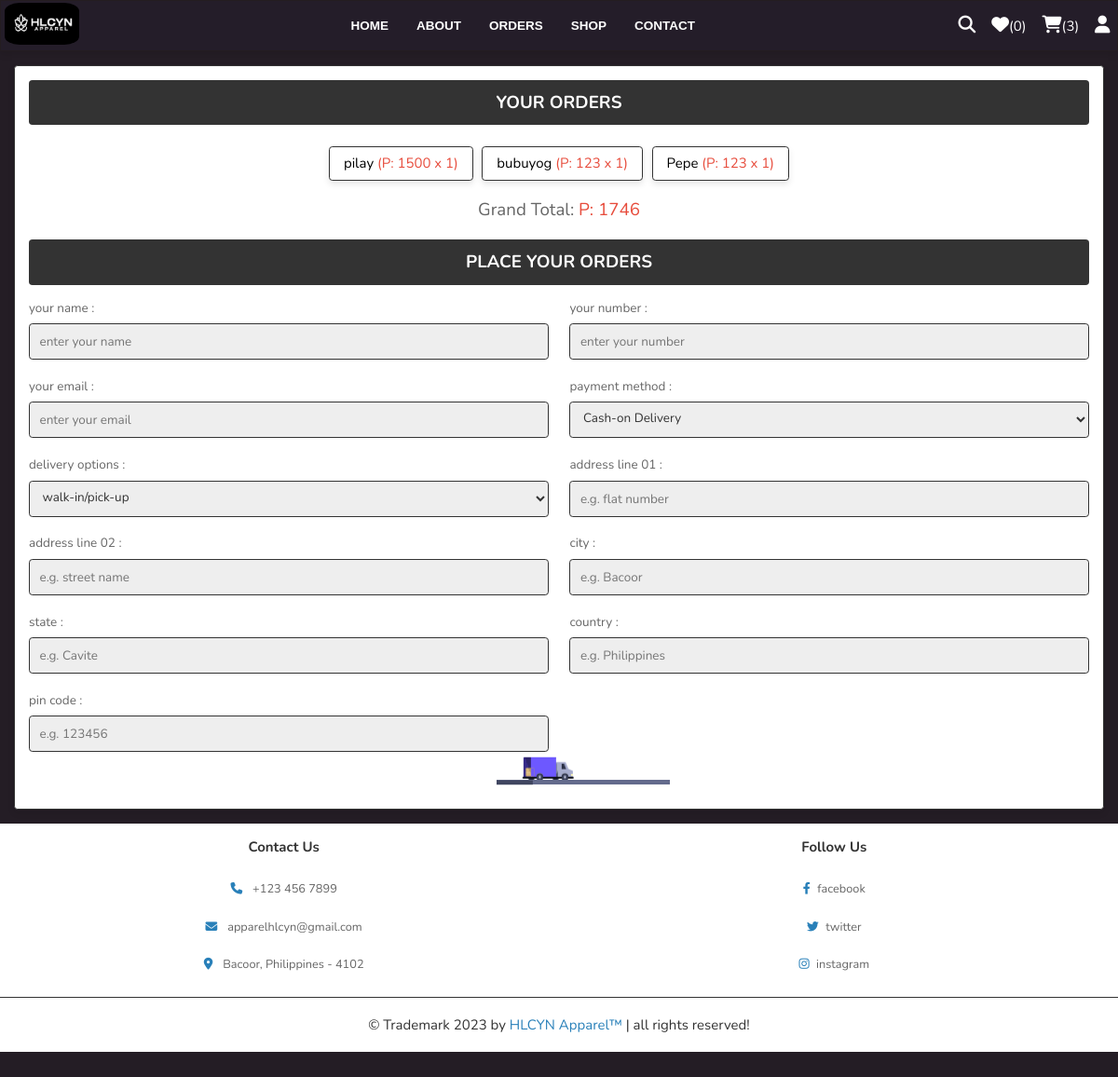
Screenshot of /CheckoutWithAnim.php (signed in) with the database file from the repository.
### tables this page shows
CREATE TABLE `cart` (
  `id` int(100) NOT NULL,
  `user_id` int(100) NOT NULL,
  `pid` int(100) NOT NULL,
  `name` varchar(100) NOT NULL,
  `price` int(10) NOT NULL,
  `quantity` int(10) NOT NULL,
  `image` varchar(100) NOT NULL,
  `stock_level` int(11) NOT NULL
);

### CheckoutWithAnim.php (the view, shortened to what this page needs)
<?php
include 'components/connect.php';
if(isset($_SESSION['user_id'])){
   $user_id = $_SESSION['user_id'];
}else{
   $user_id = '';
   header('location:user_login.php');
};
?>
<!DOCTYPE html>
<html lang="en">
<head>
   <link rel="stylesheet" href="https://cdnjs.cloudflare.com/ajax/libs/font-awesome/6.1.1/css/all.min.css">
   <link rel="stylesheet" href="css/style.css">
   <link rel="stylesheet" href="css/truckanim.css">
</head>
<body>
<?php include 'components/user_header.php'; ?>
<section class="checkout-orders">
   <form action="" method="POST" onsubmit="myFunc();">
      <h3>your orders</h3>
      <div class="display-orders">
      <?php
         $grand_total = 0;
         $select_cart = $conn->prepare("SELECT * FROM `cart` WHERE user_id = ?");
         $select_cart->execute([$user_id]);
         if($select_cart->rowCount() > 0){
            while($fetch_cart = $select_cart->fetch(PDO::FETCH_ASSOC)){
               $grand_total += ($fetch_cart['price'] * $fetch_cart['quantity']);
      ?>
         <p> <?= $fetch_cart['name']; ?> <span>(<?= 'P: '.$fetch_cart['price'].' x '. $fetch_cart['quantity']; ?>)</span> </p>
      <?php
            }
         }else{
            echo '<p class="empty">Your cart is empty!</p>';
         }
      ?>
         <div class="grand-total">Grand Total: <span>P: <?= $grand_total; ?></span></div>
      </div>
      <h3>place your orders</h3>
      <div class="flex">
         <div class="inputBox">
            <span>your name :</span>
            <input type="text" name="name" placeholder="enter your name" class="box"  maxlength="20" required>
         </div>
         <div class="inputBox">
            <span>your number :</span>
            <input type="number" name="number" placeholder="enter your number" class="box" min="0"  max="9999999999" onkeypress="if(this.value.length == 10) return false;" required>
         </div>
         <div class="inputBox">
            <span>your email :</span>
            <input type="email" name="email" placeholder="enter your email" class="box"  maxlength="50" required>
         </div>
         <div class="inputBox">
            <span>payment method :</span>
            <select name="method" class="box"  required>
               <option value="Cash-on Delivery">Cash-on Delivery</option>
            </select>
         </div>
         <div class="inputBox">
            <span>delivery options :</span>
            <select name="options" class="box"  required>
               <option value="walk-in/pick-up ">walk-in/pick-up</option>
            </select>
         </div>
         <div class="inputBox">
            <span>address line 01 :</span>
            <input type="text" name="flat" placeholder="e.g. flat number" class="box"  maxlength="50" required>
         </div>
         <div class="inputBox">
            <span>address line 02 :</span>
            <input type="text" name="street" placeholder="e.g. street name" class="box"  maxlength="50" required>
         </div>
         <div class="inputBox">
            <span>city :</span>
            <input type="text" name="city" placeholder="e.g. Bacoor" class="box"  maxlength="50" required>
         </div>
         <div class="inputBox">
            <span>state :</span>
            <input type="text" name="state" placeholder="e.g. Cavite" class="box"  maxlength="50" required>
         </div>
         <div class="inputBox">
            <span>country :</span>
            <input type="text" name="country" placeholder="e.g. Philippines" class="box"  maxlength="50" required>
         </div>
         <div class="inputBox">
            <span>pin code :</span>
            <input type="number" min="0" name="pin_code" placeholder="e.g. 123456" min="0" max="999999" onkeypress="if(this.value.length == 6) return false;" class="box"  required>
         </div>
      </div>
   <button input type="submit" name="order" class="truck-button">
      <div class="truck">
         <div class="wheel"></div>
         <div class="back"></div>
         <div class="front"></div>
         <div class="box"></div>
      </div>
   </button>
</form>
</section>
<?php include 'components/footer.php'; ?>
</body>
</html>

### css/style.css (style rules this page uses)
:root { --main-color:#2980b9; --orange:#f39c12; --red:#e74c3c; --black:#333; --white:#fff; --light-color:#666; --light-bg:#eee; --border:.2rem solid var(--black); --box-shadow:0 .5rem 1rem rgba(0,0,0,.1); }
* { font-family: 'Nunito', sans-serif; margin:0; padding:0; box-sizing: border-box; outline: none; border:none; text-decoration: none; }
html { font-size: 62.5%; overflow-x: hidden; }
body { background-color:#241D25; zoom: 75%; }
section { padding:2rem; max-width:contain; margin-left:0px; margin-right: 0px; justify-content: center; }
.display-orders { text-align: center; padding-bottom: 0; }
.display-orders p { display: inline-block; padding:1rem 2rem; margin:1rem .5rem; font-size: 2rem; text-align: center; border:var(--border); background-color: var(--white); box-shadow: var(--box-shadow); border-radius: .5rem; }
.display-orders p span { color:var(--red); }
.display-orders .grand-total { margin-top: 1.5rem; margin-bottom: 2.5rem; font-size: 2.5rem; color:var(--light-color); }
.display-orders .grand-total span { color:var(--red); }
.checkout-orders form { padding:2rem; border:var(--border); background-color: var(--white); box-shadow: var(--box-shadow); border-radius: .5rem; }
.checkout-orders form h3 { border-radius: .5rem; background-color: var(--black); color:var(--white); padding:1.5rem 1rem; text-align: center; text-transform: uppercase; margin-bottom: 2rem; font-size: 2.5rem; }
.checkout-orders form .flex { display: flex; flex-wrap: wrap; gap:1.5rem; justify-content: space-between; }
.checkout-orders form .flex .inputBox { width: 49%; }
.checkout-orders form .flex .inputBox .box { width: 100%; border:var(--border); border-radius: .5rem; font-size: 1.8rem; color:var(--black); padding:1.2rem 1.4rem; margin:1rem 0; background-color: var(--light-bg); }
.checkout-orders form .flex .inputBox span { font-size: 1.8rem; color:var(--light-color); }
.box { display: flex; flex-direction: column; align-items: center; }

### rows the page displays
cart: name "pilay", price "1500", quantity "1"
cart: name "bubuyog", price "123", quantity "1"
cart: name "Pepe", price "123", quantity "1"

### other values shown
$total_wishlist_counts "0"
$total_cart_counts "3"
$grand_total "1746"
